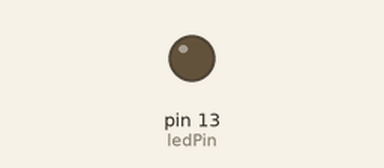
Simulated run of this sketch. Board: Arduino Mega 2560, built with avr-gcc and run on an emulated ATmega2560. On the bench: output pins drawn as LEDs (lit = HIGH). The modem accepts every AT command (registered, SIM ready, sends succeed) and sends nothing else; what the sketch prints to the serial monitor is not drawn.

Above: at 0.1 s.
At 3.3 s:
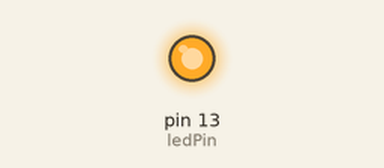
Timing chart, 0 to 5.0 s (numbered marks = the images above):
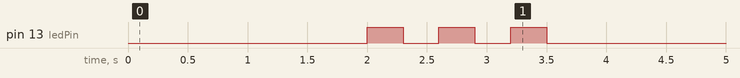

The sketch:

Test1ReadSerial3.ino
```cpp
/*  Project: IT FYP
    Vehical Mounted Device for globle positon, speed and deraction.
    Malithjkd 2020.01.24
*/

const int ledPin =  13;


void setup() {
  Serial.begin(9600);
  Serial1.begin(9600);
  pinMode(ledPin, OUTPUT);
  delay (2000);

  for (int i = 0;i<3;i++){
    digitalWrite(ledPin, HIGH);
    delay (300);
    digitalWrite(ledPin, LOW);
    delay (300);
  }
  delay (1000);

  Serial1.println("AT");
  int inByte = Serial1.read();
  Serial.write(inByte);
  Serial.write("\n\r");
  delay (1000);


  Serial1.println("AT+CGNSPWR=?");
  inByte = Serial1.read();
  Serial.write(inByte);
  delay (2000);


}//end setup loop


void loop() {

  //Serial1.println("AT+CGNSINF");
  // read from port 1, send to port 0:
  if (Serial1.available()) {
    int inByte = Serial1.read();
    Serial.write(inByte);
  }

  // read from port 0, send to port 1:
  if (Serial.available()) {
    int inByte = Serial.read();
    Serial1.write(inByte);
  }

  delay(5000);
}
```
